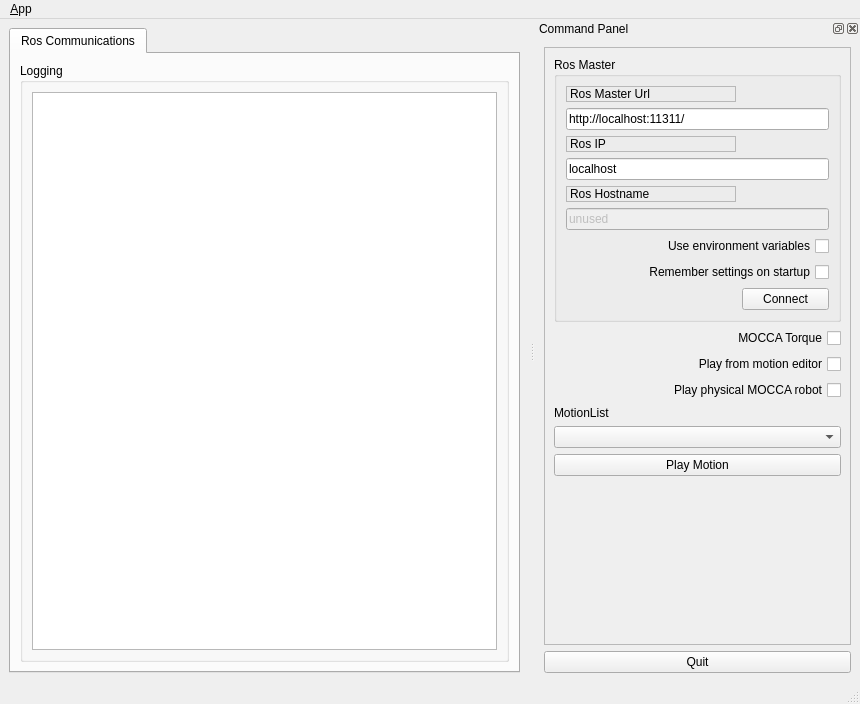
<?xml version="1.0" encoding="UTF-8"?>
<ui version="4.0">
 <class>MainWindowDesign</class>
 <widget class="QMainWindow" name="MainWindowDesign">
  <property name="geometry">
   <rect>
    <x>0</x>
    <y>0</y>
    <width>860</width>
    <height>704</height>
   </rect>
  </property>
  <property name="windowTitle">
   <string>QRosApp</string>
  </property>
  <property name="windowIcon">
   <iconset resource="../resources/images.qrc">
    <normaloff>:/images/icon.png</normaloff>:/images/icon.png</iconset>
  </property>
  <property name="locale">
   <locale language="English" country="Australia"/>
  </property>
  <widget class="QWidget" name="centralwidget">
   <layout class="QHBoxLayout">
    <item>
     <widget class="QTabWidget" name="tab_manager">
      <property name="minimumSize">
       <size>
        <width>100</width>
        <height>0</height>
       </size>
      </property>
      <property name="locale">
       <locale language="English" country="Australia"/>
      </property>
      <property name="currentIndex">
       <number>0</number>
      </property>
      <widget class="QWidget" name="tab_status">
       <attribute name="title">
        <string>Ros Communications</string>
       </attribute>
       <layout class="QVBoxLayout" name="verticalLayout_2">
        <item>
         <widget class="QGroupBox" name="groupBox_12">
          <property name="sizePolicy">
           <sizepolicy hsizetype="MinimumExpanding" vsizetype="Preferred">
            <horstretch>0</horstretch>
            <verstretch>0</verstretch>
           </sizepolicy>
          </property>
          <property name="title">
           <string>Logging</string>
          </property>
          <layout class="QGridLayout" name="gridLayout_3">
           <item row="0" column="0">
            <widget class="QListView" name="view_logging"/>
           </item>
          </layout>
         </widget>
        </item>
       </layout>
      </widget>
     </widget>
    </item>
   </layout>
  </widget>
  <widget class="QMenuBar" name="menubar">
   <property name="geometry">
    <rect>
     <x>0</x>
     <y>0</y>
     <width>860</width>
     <height>22</height>
    </rect>
   </property>
   <widget class="QMenu" name="menu_File">
    <property name="title">
     <string>&amp;App</string>
    </property>
    <addaction name="action_Preferences"/>
    <addaction name="separator"/>
    <addaction name="actionAbout"/>
    <addaction name="actionAbout_Qt"/>
    <addaction name="separator"/>
    <addaction name="action_Quit"/>
   </widget>
   <addaction name="menu_File"/>
  </widget>
  <widget class="QStatusBar" name="statusbar"/>
  <widget class="QDockWidget" name="dock_status">
   <property name="sizePolicy">
    <sizepolicy hsizetype="Minimum" vsizetype="Preferred">
     <horstretch>0</horstretch>
     <verstretch>0</verstretch>
    </sizepolicy>
   </property>
   <property name="minimumSize">
    <size>
     <width>325</width>
     <height>562</height>
    </size>
   </property>
   <property name="allowedAreas">
    <set>Qt::RightDockWidgetArea</set>
   </property>
   <property name="windowTitle">
    <string>Command Panel</string>
   </property>
   <attribute name="dockWidgetArea">
    <number>2</number>
   </attribute>
   <widget class="QWidget" name="dockWidgetContents_2">
    <layout class="QVBoxLayout" name="verticalLayout">
     <item>
      <widget class="QFrame" name="frame">
       <property name="sizePolicy">
        <sizepolicy hsizetype="Minimum" vsizetype="Preferred">
         <horstretch>0</horstretch>
         <verstretch>0</verstretch>
        </sizepolicy>
       </property>
       <property name="frameShape">
        <enum>QFrame::StyledPanel</enum>
       </property>
       <property name="frameShadow">
        <enum>QFrame::Raised</enum>
       </property>
       <layout class="QVBoxLayout" name="verticalLayout_3">
        <item>
         <widget class="QGroupBox" name="groupBox">
          <property name="title">
           <string>Ros Master</string>
          </property>
          <layout class="QGridLayout" name="gridLayout">
           <item row="0" column="0">
            <widget class="QLabel" name="label">
             <property name="frameShape">
              <enum>QFrame::StyledPanel</enum>
             </property>
             <property name="frameShadow">
              <enum>QFrame::Raised</enum>
             </property>
             <property name="text">
              <string>Ros Master Url</string>
             </property>
            </widget>
           </item>
           <item row="1" column="0" colspan="2">
            <widget class="QLineEdit" name="line_edit_master">
             <property name="text">
              <string>http://localhost:11311/</string>
             </property>
            </widget>
           </item>
           <item row="2" column="0">
            <widget class="QLabel" name="label_2">
             <property name="frameShape">
              <enum>QFrame::StyledPanel</enum>
             </property>
             <property name="frameShadow">
              <enum>QFrame::Raised</enum>
             </property>
             <property name="text">
              <string>Ros IP</string>
             </property>
            </widget>
           </item>
           <item row="3" column="0" colspan="2">
            <widget class="QLineEdit" name="line_edit_host">
             <property name="text">
              <string>localhost</string>
             </property>
            </widget>
           </item>
           <item row="4" column="0">
            <widget class="QLabel" name="label_3">
             <property name="frameShape">
              <enum>QFrame::StyledPanel</enum>
             </property>
             <property name="frameShadow">
              <enum>QFrame::Raised</enum>
             </property>
             <property name="text">
              <string>Ros Hostname</string>
             </property>
            </widget>
           </item>
           <item row="5" column="0" colspan="2">
            <widget class="QLineEdit" name="line_edit_topic">
             <property name="enabled">
              <bool>false</bool>
             </property>
             <property name="text">
              <string>unused</string>
             </property>
            </widget>
           </item>
           <item row="6" column="0" colspan="2">
            <widget class="QCheckBox" name="checkbox_use_environment">
             <property name="layoutDirection">
              <enum>Qt::RightToLeft</enum>
             </property>
             <property name="text">
              <string>Use environment variables</string>
             </property>
            </widget>
           </item>
           <item row="7" column="0" colspan="2">
            <widget class="QCheckBox" name="checkbox_remember_settings">
             <property name="layoutDirection">
              <enum>Qt::RightToLeft</enum>
             </property>
             <property name="text">
              <string>Remember settings on startup</string>
             </property>
            </widget>
           </item>
           <item row="8" column="0">
            <spacer name="horizontalSpacer">
             <property name="orientation">
              <enum>Qt::Horizontal</enum>
             </property>
             <property name="sizeHint" stdset="0">
              <size>
               <width>170</width>
               <height>21</height>
              </size>
             </property>
            </spacer>
           </item>
           <item row="8" column="1">
            <widget class="QPushButton" name="button_connect">
             <property name="enabled">
              <bool>true</bool>
             </property>
             <property name="sizePolicy">
              <sizepolicy hsizetype="MinimumExpanding" vsizetype="Fixed">
               <horstretch>0</horstretch>
               <verstretch>0</verstretch>
              </sizepolicy>
             </property>
             <property name="toolTip">
              <string>Set the target to the current joint trajectory state.</string>
             </property>
             <property name="statusTip">
              <string>Clear all waypoints and set the target to the current joint trajectory state.</string>
             </property>
             <property name="text">
              <string>Connect</string>
             </property>
            </widget>
           </item>
          </layout>
         </widget>
        </item>
        <item>
         <widget class="QCheckBox" name="checkBox_torque_enable">
          <property name="layoutDirection">
           <enum>Qt::RightToLeft</enum>
          </property>
          <property name="text">
           <string>MOCCA Torque</string>
          </property>
         </widget>
        </item>
        <item>
         <widget class="QCheckBox" name="checkBox_play_from_motion_editor">
          <property name="layoutDirection">
           <enum>Qt::RightToLeft</enum>
          </property>
          <property name="text">
           <string>Play from motion editor</string>
          </property>
         </widget>
        </item>
        <item>
         <widget class="QCheckBox" name="checkBox_play_physical_mocca_robot">
          <property name="layoutDirection">
           <enum>Qt::RightToLeft</enum>
          </property>
          <property name="text">
           <string>Play physical MOCCA robot</string>
          </property>
         </widget>
        </item>
        <item>
         <widget class="QLabel" name="label_4">
          <property name="text">
           <string>MotionList</string>
          </property>
         </widget>
        </item>
        <item>
         <widget class="QComboBox" name="comboBox_motion_list"/>
        </item>
        <item>
         <widget class="QPushButton" name="button_play_motion">
          <property name="text">
           <string>Play Motion</string>
          </property>
         </widget>
        </item>
        <item>
         <spacer name="verticalSpacer_3">
          <property name="orientation">
           <enum>Qt::Vertical</enum>
          </property>
          <property name="sizeHint" stdset="0">
           <size>
            <width>20</width>
            <height>233</height>
           </size>
          </property>
         </spacer>
        </item>
       </layout>
      </widget>
     </item>
     <item>
      <widget class="QPushButton" name="quit_button">
       <property name="sizePolicy">
        <sizepolicy hsizetype="MinimumExpanding" vsizetype="Fixed">
         <horstretch>0</horstretch>
         <verstretch>0</verstretch>
        </sizepolicy>
       </property>
       <property name="text">
        <string>Quit</string>
       </property>
      </widget>
     </item>
    </layout>
   </widget>
  </widget>
  <action name="action_Quit">
   <property name="text">
    <string>&amp;Quit</string>
   </property>
   <property name="shortcut">
    <string>Ctrl+Q</string>
   </property>
   <property name="shortcutContext">
    <enum>Qt::ApplicationShortcut</enum>
   </property>
  </action>
  <action name="action_Preferences">
   <property name="text">
    <string>&amp;Preferences</string>
   </property>
  </action>
  <action name="actionAbout">
   <property name="text">
    <string>&amp;About</string>
   </property>
  </action>
  <action name="actionAbout_Qt">
   <property name="text">
    <string>About &amp;Qt</string>
   </property>
  </action>
 </widget>
 <resources>
  <include location="../resources/images.qrc"/>
 </resources>
 <connections>
  <connection>
   <sender>action_Quit</sender>
   <signal>triggered()</signal>
   <receiver>MainWindowDesign</receiver>
   <slot>close()</slot>
   <hints>
    <hint type="sourcelabel">
     <x>-1</x>
     <y>-1</y>
    </hint>
    <hint type="destinationlabel">
     <x>399</x>
     <y>299</y>
    </hint>
   </hints>
  </connection>
  <connection>
   <sender>quit_button</sender>
   <signal>clicked()</signal>
   <receiver>MainWindowDesign</receiver>
   <slot>close()</slot>
   <hints>
    <hint type="sourcelabel">
     <x>859</x>
     <y>552</y>
    </hint>
    <hint type="destinationlabel">
     <x>469</x>
     <y>299</y>
    </hint>
   </hints>
  </connection>
 </connections>
</ui>
